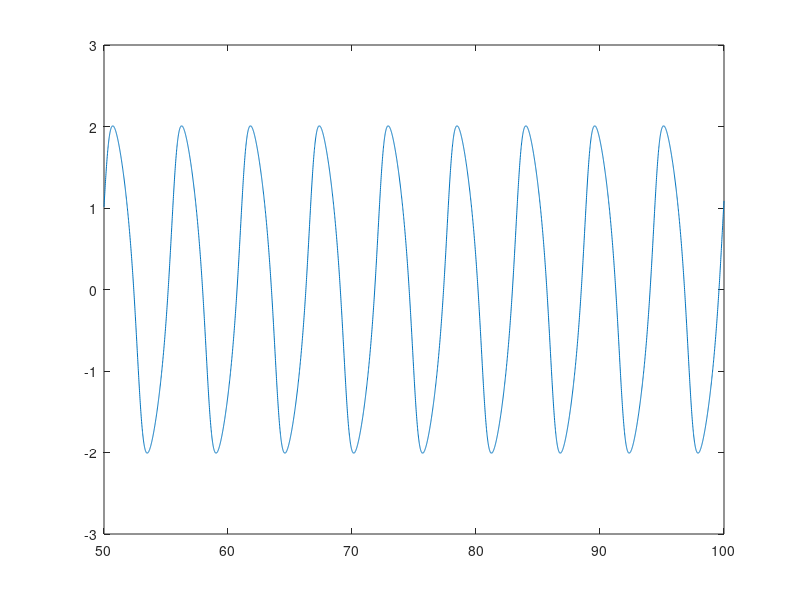

Recreate this plot in MATLAB.
clc
clear all
close all



t0=0;
tf=100;
h=0.01;
epsilon=0.7;
y0=0.2;
v0=0.7;
t=t0:h:tf;
N=length(t);
v=zeros(1,N);
y=zeros(1,N);
v(1)=v0;
y(1)=y0;

fy= @(V) (V);
fv= @(Y,V) (-epsilon*(Y^2-1)*V-Y);

for i=1:N-1
    r1y=fy(v(i));
    r1v=fv(y(i),v(i));
    
  
    r2y=fy(v(i)+r1v*h);
    r2v=fv(y(i)+r1y*h,v(i)+r1v*h);
    
    r3y=fy(v(i)+(r1v+r2v)*(h/4));
    r3v=fv(y(i)+(r1y+r2y)*(h/4),v(i)+(r1v+r2v)*(h/4));
    
    v(i+1)=v(i)+(h/6)*(r1v+r2v+5*r3v);
    y(i+1)=y(i)+(h/6)*(r1y+r2y+5*r3y);


end

ts=round(N/2);
t=t(ts:end);
v=v(ts:end);
y=y(ts:end);

plot(t,y)